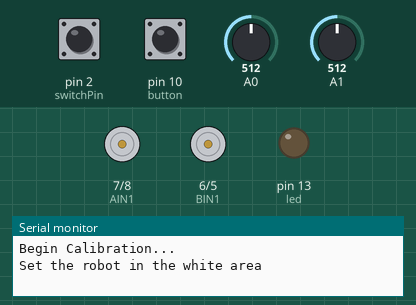
Recording of a sketch running on a simulated Arduino Uno, built with avr-gcc and run on an emulated ATmega328P. Parts: motor-driver pin pairs drawn as motors (green arrow = first pin HIGH = forward, orange = second pin HIGH = backward, longer = more drive, scaled by the enable pin), output pins drawn as LEDs (lit = HIGH), the last lines printed to the serial monitor. Dashed ring = blinking. The inputs (shaded band) are chosen by the test bench; at power-on: pin 10 (button) HIGH, pin 2 (switchPin) HIGH, A0 = 512, A1 = 512.

Above: at 0.8 s.
0.9 s: pin 10 (button) pulled LOW for 3.2 s
At 2.8 s:
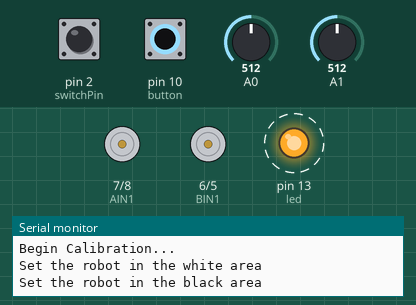
5.6 s: pin 2 (switchPin) pulled LOW for 3.2 s
At 8.5 s:
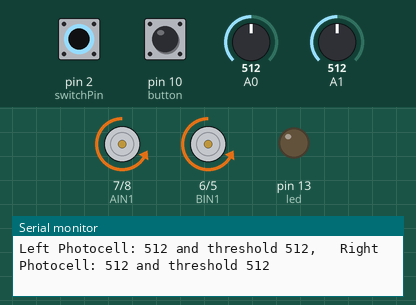
Timing chart, 0 to 10.0 s (numbered marks = the images above; inputs shaded):
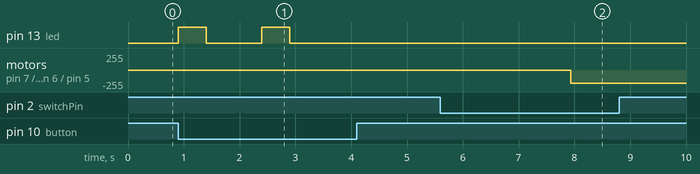

The sketch:

Line_Following_Robot_1.ino
```cpp
/*
 * The basic programming for the Autonomous robot from the SIK
 * kit.
 *
 * This robot will travel straight ahead until the ultrasound
 * distance sensor detects an obstacle less than 30 inches away.
 *
 * If it detects the obstacle, It will turn to the right and keep
 * on moving foward.
 *
 * It it detects an obstacle closer than 10 inches away, it will
 * stop, backup, turn to the right, and then continue driving.
 */


int PWMA = 9;
int AIN2 = 8;
int AIN1 = 7;

int BIN1 = 6;
int BIN2 = 5;
int PWMB = 3;

int switchPin = 2;

const int driveTime = 20;
const int turnTime = 8;

int leftThreshold = 50;
int rightThreshold = 25;

int rightLevel = 0;
int leftLevel = 0;

float distance;
int led = 13;

int button = 10;

void setup() {
  // put your setup code here, to run once:
  pinMode(led, OUTPUT);

  pinMode(PWMA, OUTPUT);
  pinMode(AIN2, OUTPUT);
  pinMode(AIN1, OUTPUT);

  pinMode(BIN1, OUTPUT);
  pinMode(BIN2, OUTPUT);
  pinMode(PWMB, OUTPUT);

  pinMode(switchPin, INPUT_PULLUP);

  pinMode(button, INPUT_PULLUP);
  Serial.begin(9600);

  calibrate();

  delay(5000);
}

void loop() {
  // put your main code here, to run repeatedly:

  printLightLevels();
  if(digitalRead(switchPin) == LOW) {


    if(rightLevel == 0 || leftLevel == 0 ||
    rightLevel == 1023 || leftLevel == 1023) {
      digitalWrite(led, HIGH);
      delay(500);
      digitalWrite(led, LOW);
      delay(500);
    }

    else if(rightLevel <= rightThreshold && leftLevel >= leftThreshold) {
      stop();
      while(rightLevel <= rightThreshold && leftLevel >= leftThreshold) {
        backwards(1);
      }
      turnRight(20);
    }
    else if(rightLevel >= rightThreshold && leftLevel <= leftThreshold) {
      stop();
      while(rightLevel >= rightThreshold && leftLevel <= leftThreshold) {
        backwards(1);
      }
      turnLeft(20);
    }
    else if(rightLevel <= rightThreshold && leftLevel <= leftThreshold) {
      turnLeft(45);
    }
    else{
      forwards(3);
    }
  }
  else {
    stop();
  }
  //delay(20);
}


/********************************************************************************/
void printLightLevels() {
  rightLevel = analogRead(A0);
  leftLevel = analogRead(A1);

  Serial.print("Left Photocell: ");
  Serial.print(leftLevel);
  Serial.print(" and threshold ");
  Serial.print(leftThreshold);
  Serial.print(",   Right Photocell: ");
  Serial.print(rightLevel);
  Serial.print(" and threshold ");
  Serial.println(rightThreshold);
}

void calibrate() {
  int lLow;
  int rLow;
  int lHigh;
  int rHigh;

  Serial.println("Begin Calibration...\n");
  Serial.println("Set the robot in the white area");
  while(digitalRead(button)==HIGH) {}
  if(digitalRead(button)==LOW) {
    lHigh = analogRead(A1);
    rHigh = analogRead(A0);

    digitalWrite(led, HIGH);
    delay(500);
    digitalWrite(led, LOW);
  }
  delay(1000);
  Serial.println("Set the robot in the black area");
  while(digitalRead(button)==HIGH) {}
  if(digitalRead(button)==LOW) {
    lLow = analogRead(A1);
    rLow = analogRead(A0);
    digitalWrite(led, HIGH);
    delay(500);
    digitalWrite(led, LOW);
  }
  leftThreshold = lLow + (lHigh - lLow) / 2;
  rightThreshold = rLow + (rHigh - rLow) / 2;

  printLightLevels();

}
void stop() {
  rightMotor(0);                                  //turn the right motor off
  leftMotor(0);                                   //turn the left motor off
}
void drive(){
  rightMotor(200);                                //drive the right wheel forward
  leftMotor(200);                                 //drive the left wheel forward

}
void forwards(int distance) {
  rightMotor(200);                                //drive the right wheel forward
  leftMotor(200);                                 //drive the left wheel forward
  delay(driveTime * distance);            //drive the motors long enough travel the entered distance
  stop();
}
void backwards(int distance) {
  rightMotor(-200);                               //drive the right wheel forward
  leftMotor(-200);                                //drive the left wheel forward
  delay(driveTime * distance);            //drive the motors long enough travel the entered distance
  stop();
}
void turnRight(int degrees) {
  rightMotor(-200);                               //drive the right wheel forward
  leftMotor(200);                                 //drive the left wheel forward
  delay(turnTime * degrees);             //drive the motors long enough turn the entered distance
  stop();
}
void turnLeft(int degrees) {
  rightMotor(200);                                //drive the right wheel forward
  leftMotor(-200);                                //drive the left wheel forward
  delay(turnTime * degrees);             //drive the motors long enough turn the entered distance
  stop();
}

void rightMotor(int motorSpeed)                       //function for driving the right motor
{
  if (motorSpeed > 0)                                 //if the motor should drive forward (positive speed)
  {
    digitalWrite(AIN1, HIGH);                         //set pin 1 to high
    digitalWrite(AIN2, LOW);                          //set pin 2 to low
  }
  else if (motorSpeed < 0)                            //if the motor should drive backward (negative speed)
  {
    digitalWrite(AIN1, LOW);                          //set pin 1 to low
    digitalWrite(AIN2, HIGH);                         //set pin 2 to high
  }
  else                                                //if the motor should stop
  {
    digitalWrite(AIN1, LOW);                          //set pin 1 to low
    digitalWrite(AIN2, LOW);                          //set pin 2 to low
  }
  analogWrite(PWMA, abs(motorSpeed));                 //now that the motor direction is set, drive it at the entered speed
}

/********************************************************************************/
void leftMotor(int motorSpeed)                        //function for driving the left motor
{
  if (motorSpeed > 0)                                 //if the motor should drive forward (positive speed)
  {
    digitalWrite(BIN1, HIGH);                         //set pin 1 to high
    digitalWrite(BIN2, LOW);                          //set pin 2 to low
  }
  else if (motorSpeed < 0)                            //if the motor should drive backward (negative speed)
  {
    digitalWrite(BIN1, LOW);                          //set pin 1 to low
    digitalWrite(BIN2, HIGH);                         //set pin 2 to high
  }
  else                                                //if the motor should stop
  {
    digitalWrite(BIN1, LOW);                          //set pin 1 to low
    digitalWrite(BIN2, LOW);                          //set pin 2 to low
  }
  analogWrite(PWMB, abs(motorSpeed));                 //now that the motor direction is set, drive it at the entered speed
}
```

Measured:
- after the input at 0.9 s, pin 13 (led): alternates HIGH for 0.50 s and LOW for 1.0 s, 4 changes in all, then stays LOW, starting at once
- after the input at 5.6 s, motor on pin 7 (AIN1) / pin 8 (AIN2), motor on pin 6 (BIN1) / pin 5 (BIN2): stopped → backward 200/255 after 2.3 s
